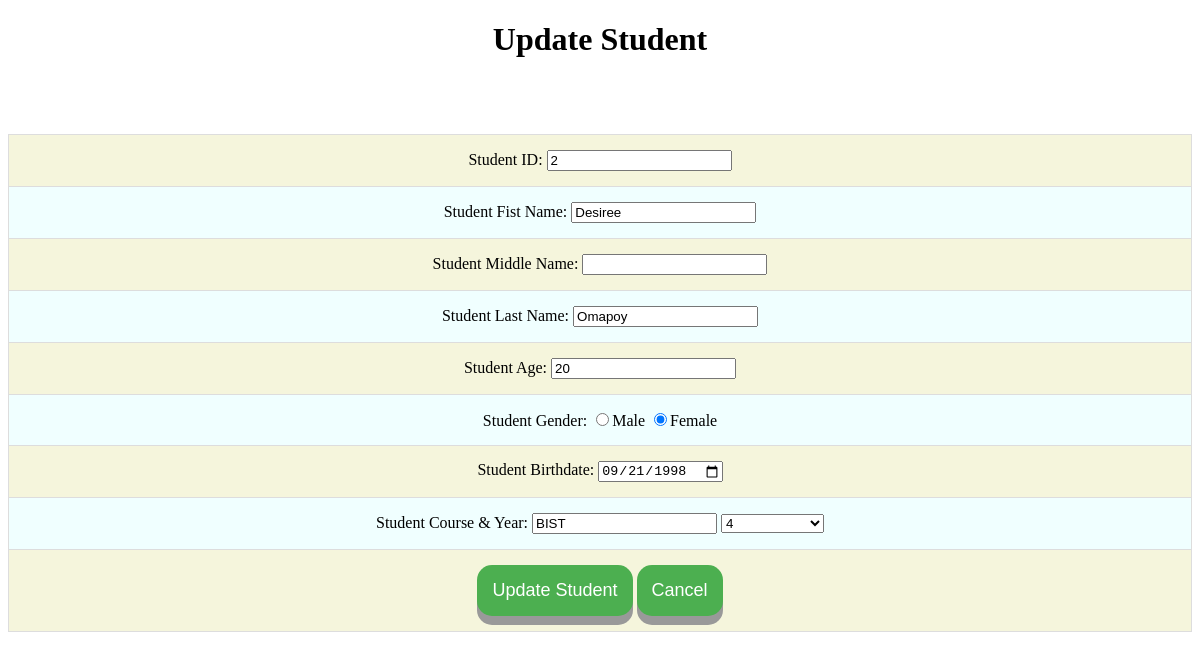
The app's page /updatestudent.php?sid=2 with its own data.
### tables this page shows
CREATE TABLE `students` (
  `student_id` int(11) NOT NULL,
  `student_fname` varchar(255) NOT NULL,
  `student_mname` varchar(255) DEFAULT NULL,
  `student_lname` varchar(255) NOT NULL,
  `student_age` varchar(255) NOT NULL,
  `student_gender` varchar(255) NOT NULL,
  `student_bdate` date NOT NULL,
  `student_year` smallint(6) NOT NULL,
  `student_course` varchar(255) NOT NULL
);

### dbcon.php (called while the page is built, shortened)
<?php
	function con(){
		return new PDO("mysql:host=localhost;dbname=skill2",'root','');
	}
	function getStudent($data){
			$con = con();
			$sql = "SELECT * FROM students WHERE student_id = ?";
			$stmt = $con->prepare($sql);
			$stmt->execute($data);
			$rows = $stmt->fetchAll();
			return $rows;
	}
?>

### updatestudent.php (the view, shortened to what this page needs)
<?php
	require_once("dbcon.php");
	if(isset($_GET['sid']))
	{
		$id = $_GET['sid'];
		$student = getStudent(array($id));
		if(count($student) > 0){
			foreach ($student as $row) {
					$id = $row['student_id'];
					$fname = $row['student_fname'];
					$mname = $row['student_mname'];
					$lname = $row['student_lname'];
					$age = $row['student_age'];
					$gender = $row['student_gender'];
					$bdate = $row['student_bdate'];
					$course = $row['student_course'];
					$year = $row['student_year'];
?>
<!DOCTYPE html>
<html>
<head>
	<link rel="stylesheet" type="text/css" href="style.css">
</head>
<body>
	<center><h1>Update Student</h1></center>
	<br /><br /><br />
	<table>
	<form method="post">
		<tr>
			<td>
				Student ID:
				<input type="text" name="id" value="<?php echo $id; ?>" required>
			</td>
		</tr>
		<tr>
			<td>
				Student Fist Name:
				<input type="text" name="fname" value="<?php echo $fname; ?>" required>
			</td>
		</tr>
		<tr>
			<td>
				Student Middle Name:
				<input type="text" name="mname" value="<?php echo $mname; ?>">
			</td>
		</tr>
		<tr>
			<td>
				Student Last Name:
				<input type="text" name="lname" value="<?php echo $lname; ?>" required>
			</td>
		</tr>
		<tr>
			<td>
				Student Age:
				<input type="text" name="age" value="<?php echo $age; ?>" required>
			</td>
		</tr>
		<tr>
			<td>
				Student Gender:
				<input type="radio" name="gender" value="Male" <?php if($gender == "Male"){?> checked="true" <?php }?> required>Male
				<input type="radio" name="gender" value="Female" <?php if($gender == "Female"){ echo "checked";}?> required>Female
			</td>
		</tr>
			<td>
				Student Birthdate:
				<input type="date" name="bdate" value="<?php echo $bdate; ?>" required>
			</td>
		<tr>
			<td>
				Student Course & Year:
				<input type="text" name="course" value="<?php echo $course; ?>"  required>
				<select name="year" required>
				<?php
					for($i = 1; $i < 6; $i++){
				?>
					<option  value="<?php echo $i; ?>"
				<?php
					if($year == $i){
						echo "selected";
					}
				?>
				><?php echo $i?></option>
				<?php } ?>
				</select>
			</td>
		</tr>
		<tr>
			<td>
				<input type="submit" name="updatestudent" class="buttons" value="Update Student">
		</form>
				<a href="studentmanagement.php"><button class="buttons">Cancel</button></a>
	</table>
<?php
			}
		}
	}
	else{
			echo "Nothing to Show.";
?>
<a href="studentmanagement.php"><button class="buttons">Go Back</button>
<?php
	}
 ?>
</body>
</html>

### style.css (style rules this page uses)
table, td, th { border: 1px solid #ddd; text-align: center; }
table { border-collapse: collapse; width: 100%; }
table tr:nth-child(even) { background-color: #F0FFFF; }
table tr:nth-child(odd) { background-color: #F5F5DC; }
th, td { padding: 15px; }
.buttons { display: inline-block; padding: 15px 15px; font-size: 18px; cursor: pointer; text-align: center; text-decoration: none; outline: none; color: #fff; background-color: #4CAF50; border: none; border-radius: 15px; box-shadow: 0 9px #999; }

### records on screen
students: id "2", fname "Desiree", lname "Omapoy", age "20", student_gender "☑", bdate "09/21/1998", course "BIST", year "4"
